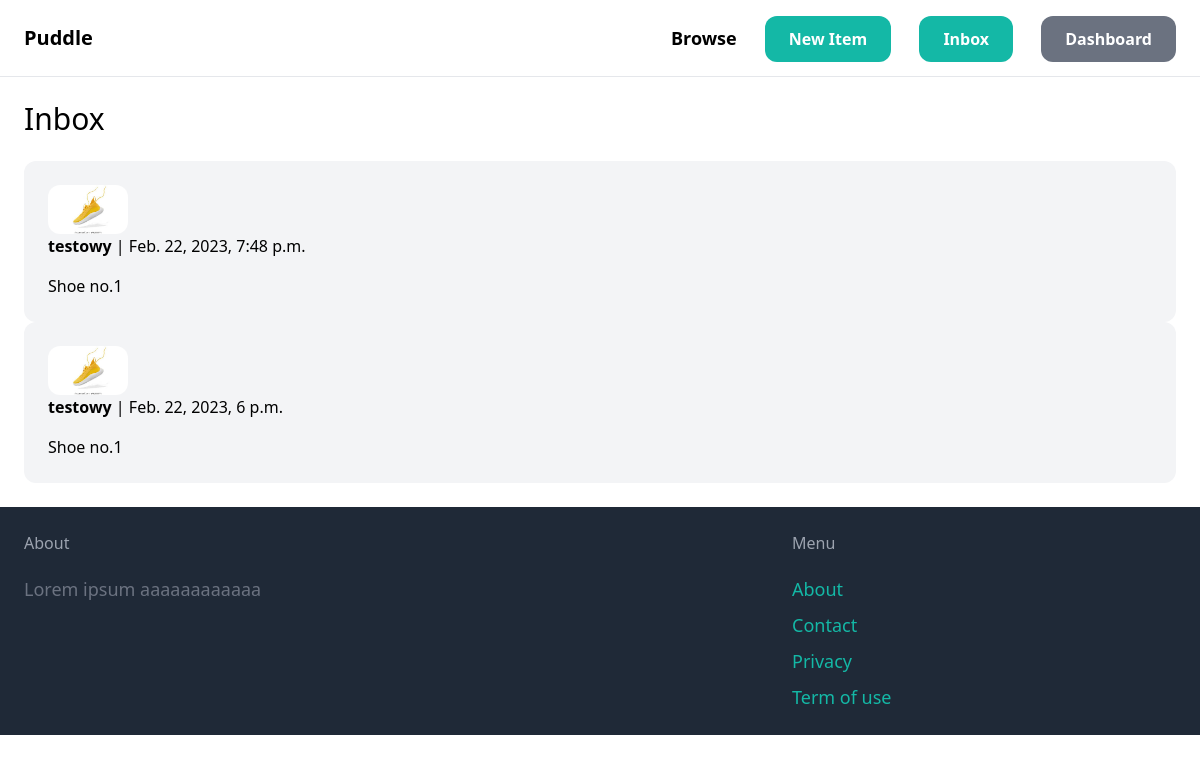
The page /inbox/ (signed in) on the database its author committed.
### conversation/models.py (models this page shows)
class Conversation(models.Model):
    item = models.ForeignKey(Item, related_name='conversations',on_delete=models.CASCADE)
    members = models.ManyToManyField(User,related_name='conversations')
    created_at = models.DateTimeField(auto_now_add=True)
    modified_at = models.DateTimeField(auto_now=True)
    class Meta:
        ordering = ('-modified_at',)

### item/models.py (models this page shows, shortened)
class Item(models.Model):
    category = models.ForeignKey(Category, related_name='items', on_delete=models.CASCADE)
    name = models.CharField(max_length=255)
    description = models.TextField(blank=True,null=True)
    price = models.FloatField()
    image = models.ImageField(upload_to='item_imagess', blank=True, null=True)
    is_sold = models.BooleanField(default=False)
    created_by = models.ForeignKey(User, related_name='items', on_delete = models.CASCADE)
    created_at = models.DateTimeField(auto_now_add=True)

### conversation/views.py (the view)
# urls.py: path('',views.inbox, name="inbox"),
@login_required
def inbox(request):
    conversations = Conversation.objects.filter(members__in=[request.user.id])
    return render(request, 'conversation/inbox.html',{
        'conversations':conversations
    })

### conversation/templates/conversation/inbox.html (shortened to what this page needs)
{% extends 'core/base.html' %}
{%block content%}
<h1 class="mb-6 text-3xl">Inbox</h1>
<div class="space-y-6">
{%for conversation in conversations%}
    <a href="{%url 'conversation:detail' conversation.id%}">
        <div class="p-6 bg-gray-100 rounded-xl">
            <div class="pr-6">
                <img src="{{conversation.item.image.url}}" class="w-20 rounded-xl">
            </div>
            <div>
                {%for member in conversation.members.all%}
                {%if member != request.user%}
                <p class="mb-4"><b>{{member.username}}</b> | {{conversation.modified_at}}</p>
                <p>{{conversation.item.name}}</p>
                {%endif%}
                {%endfor%}
            </div>
        </div>
    </a>
{%endfor%}
</div>
{%endblock%}

### rows shown on the page
Conversation: item.image (picture), modified_at "Feb. 22, 2023, 7:48 p.m.", item.name "Shoe no.1"
Conversation: item.image (picture), modified_at "Feb. 22, 2023, 6 p.m.", item.name "Shoe no.1"

### other values the page prints
{{ member.username }} "testowy"
